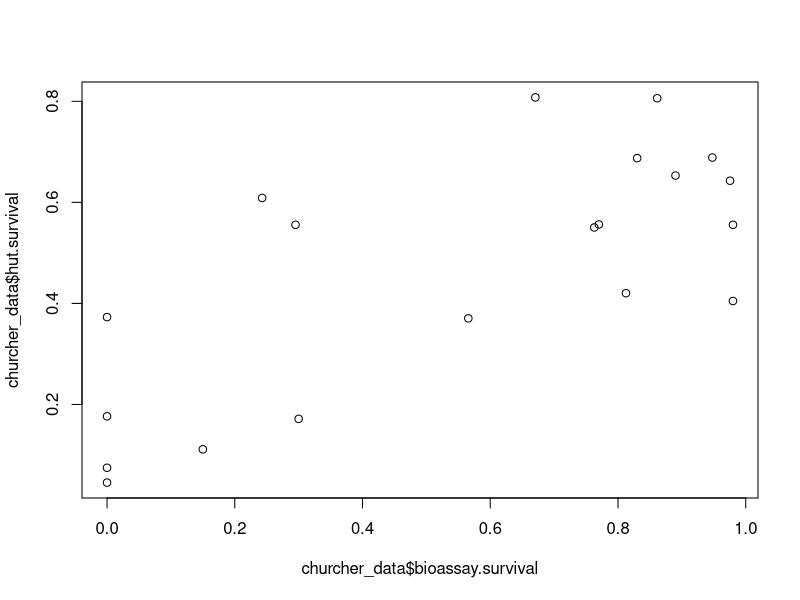
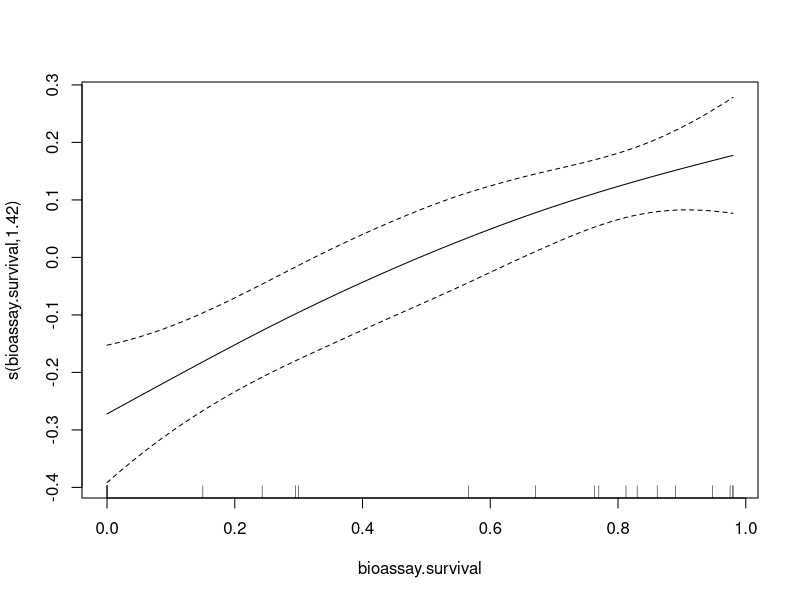
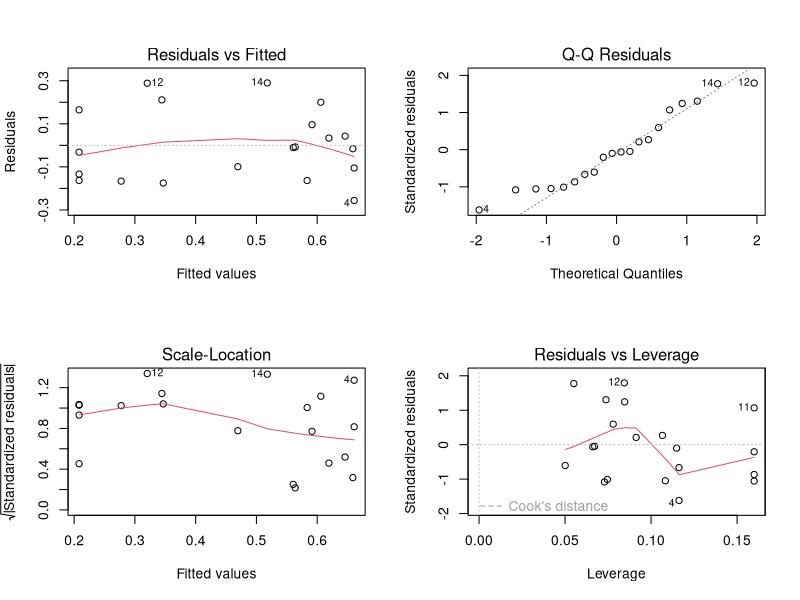
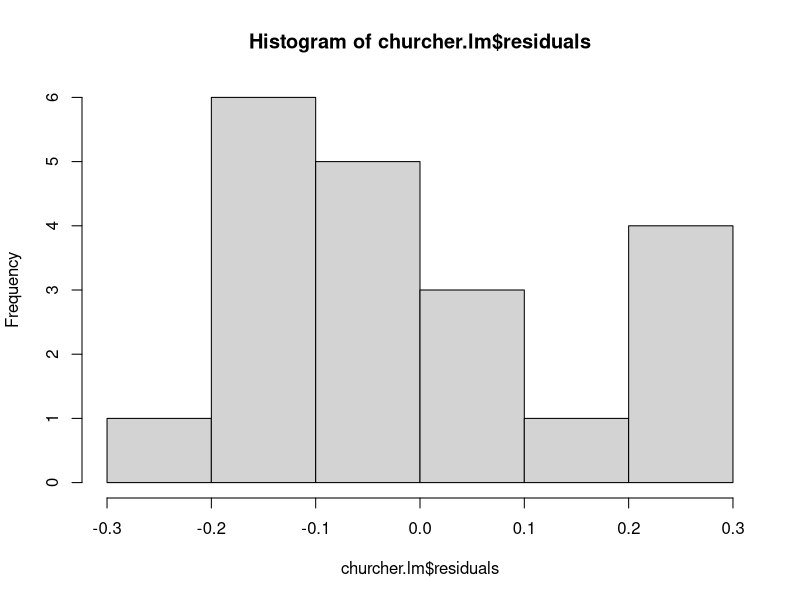
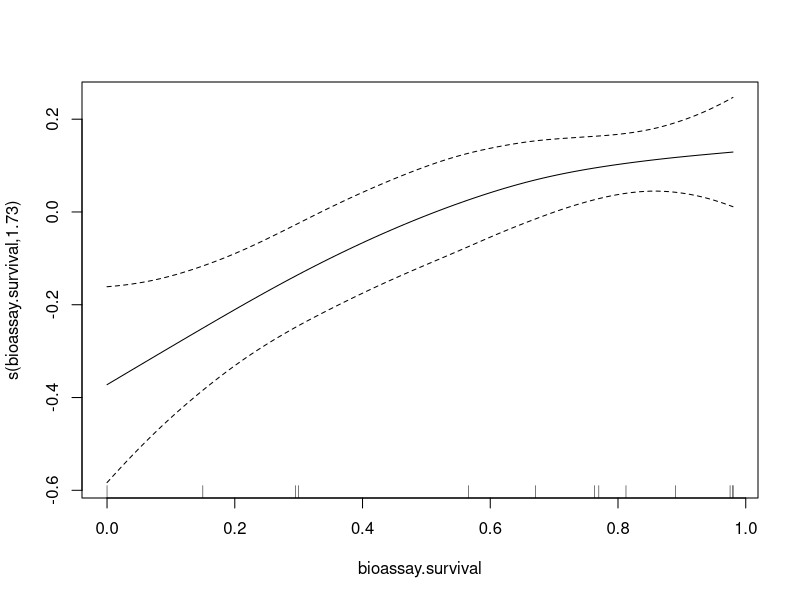
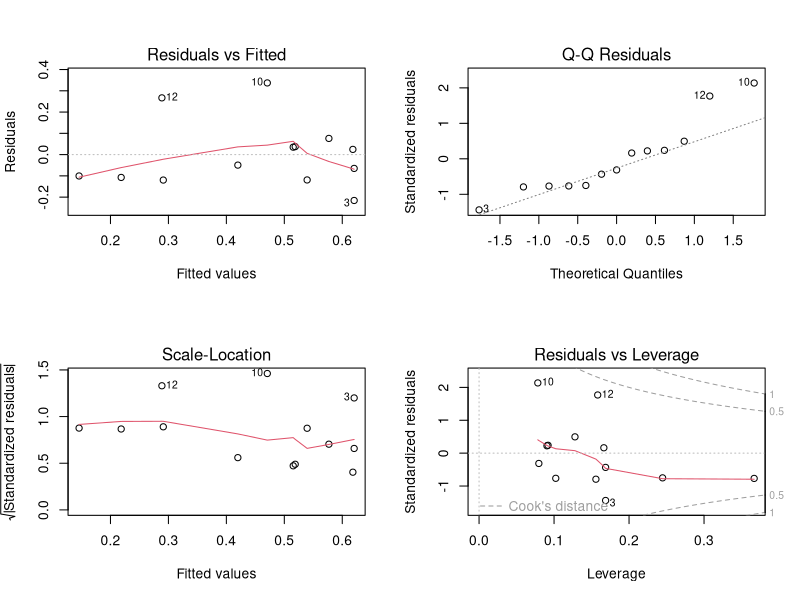
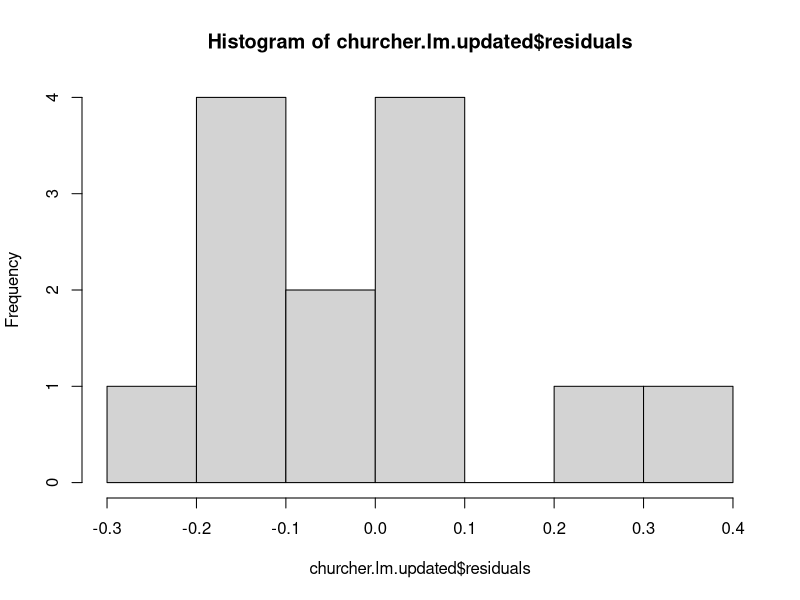
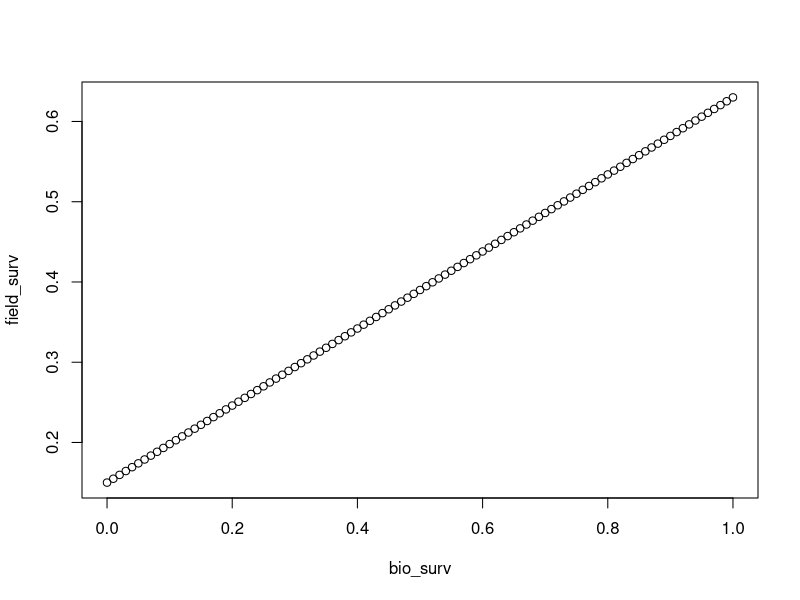

Generate these figures, in order, with R:
#data obtained from Churcher et al. figure 2A
#dataset only uses LLINs
  #field mortality is experimental huts - just because mosquito entered hut and didn't die,
  #does not mean that they entered hut and encountered bednets.
  #Only considers female mosquitoes.
library(magrittr)

churcher_data <- readxl::read_excel("Data/elife-16090-fig2-data2-v2.xlsx")

#Calculate mortality proportions and then convert to survival:::
churcher_data = churcher_data%>%
  dplyr::mutate(hut.mortality = Total_Dead_In_Hut_Trial/Total_Collected_In_Hut_Trial)%>%
  dplyr::mutate(bioassay.mortality = Total_Dead_In_Bioassay/Total_Tested_In_Bioassay)%>%
  dplyr::mutate(hut.survival = 1 - hut.mortality)%>%
  dplyr::mutate(bioassay.survival = 1 - bioassay.mortality)

plot(churcher_data$bioassay.survival, churcher_data$hut.survival)


#Generalised additive model to view the relationship (straight line / wiggly)
churcher.gam = mgcv::gam(hut.survival ~ s(bioassay.survival), 
                         data = churcher_data,
                         method = "REML")
#Generalised additive model suggests a linear relationship.
plot(churcher.gam)

churcher.lm = lm(hut.survival ~ bioassay.survival,
                 data = churcher_data)

par(mfrow = c(2, 2)) #make 4x4 grid
plot(churcher.lm)
par(mfrow = c(1, 1)) #return plotting space back to normal

#histogram of residuals
hist(churcher.lm$residuals)#not overly Normally distributed but small number of obs

summary(churcher.lm)
  #intercept is 0.33
  #scaling factor is 0.46

#Try with only Deltamethrin and Anopheles sl. 
  #Rationale: Reduces confounding of species and insecticide differences
churcher_data_delta_sl = churcher_data%>%
  dplyr::filter(Insecticide_In_Bioassay == "Deltamethrin")%>%
  dplyr::filter(Mosquito_Species == "An_gambiae_sl")


churcher.gam.updated = mgcv::gam(hut.survival ~ s(bioassay.survival), 
                         data = churcher_data_delta_sl,
                         method = "REML")
#Generalised additive model suggests a broadly linear relationship.
plot(churcher.gam.updated)

summary(churcher.gam.updated)

churcher.lm.updated = lm(hut.survival ~ bioassay.survival,
                 data = churcher_data_delta_sl)

par(mfrow = c(2, 2)) #make 4x4 grid
plot(churcher.lm.updated)
par(mfrow = c(1, 1)) #return plotting space back to normal

#histogram of residuals
hist(churcher.lm.updated$residuals)#not overly Normally distributed

summary(churcher.lm.updated)
  #intercept 0.15
  #scaling factor 0.48


#A 15% base survival rate to an insecticide in the field seems plausible,
  #variation in insecticide contact/duration of contact; and individual physiological status of mosquitoes.
  #E.g. 0 resistance intensity = 15% survival in the field
convert_bioassay_survival_to_field = function(bioassay.survival,
                                              conversion.factor = 0.48,
                                              intercept = 0.15){
  
  field.survival = (conversion.factor * bioassay.survival) + intercept #values obtained from linear model.
  
  #stop field.survival being outside of 0-1 range
  field.survival = ifelse(field.survival > 1, yes = 1, no = field.survival)
  field.survival = ifelse(field.survival < 0, yes = 0, no = field.survival)
  
  return(field.survival)
}


bio_surv = seq(0,1, 0.01)
field_surv = c()

for(i in 1:101){
  
  field_surv[i] = convert_bioassay_survival_to_field(bio_surv[i])
  
}

plot(bio_surv, field_surv) #when resistance.intensity is 0; field survival still above 0 (useful for mixtures)

